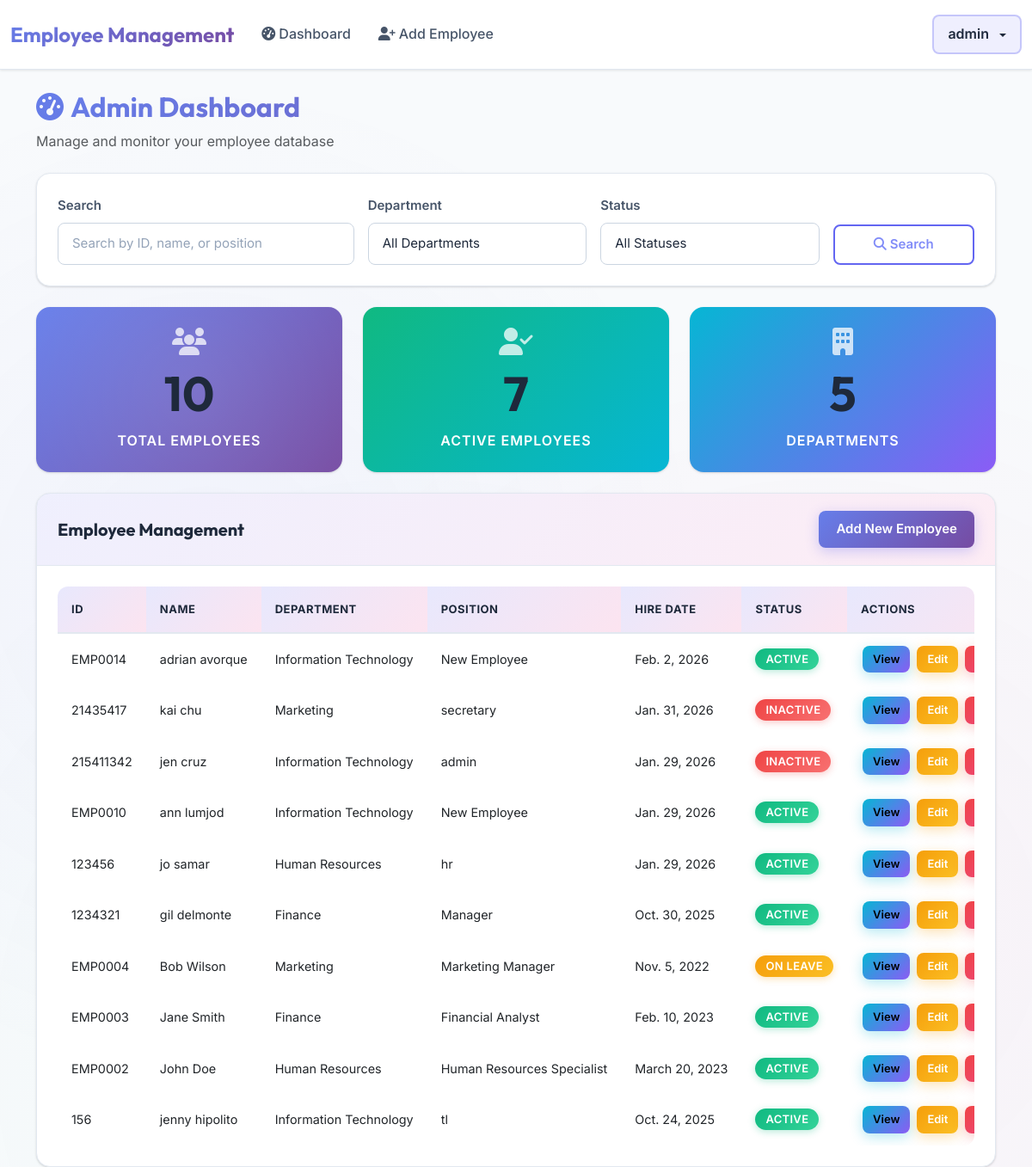
The app's page /employees/dashboard/ (signed in) with its own data.
### employees/models.py (models this page shows, shortened)
class User(AbstractUser):
    ROLE_CHOICES = (
        ('admin', 'Admin'),
        ('employee', 'Employee'),
    )
    role = models.CharField(max_length=10, choices=ROLE_CHOICES, default='employee')
    phone = models.CharField(max_length=15, blank=True)
    def is_admin(self):
        return self.role == 'admin' or self.is_superuser or self.is_staff
    def get_role_display(self):
        if self.is_superuser or self.is_staff or self.role == 'admin':
            return 'Admin'
        return dict(self.ROLE_CHOICES).get(self.role, 'Employee')

class Employee(models.Model):
    DEPARTMENT_CHOICES = (
        ('IT', 'Information Technology'),
        ('HR', 'Human Resources'),
        ('FIN', 'Finance'),
        ('MKT', 'Marketing'),
        ('OPS', 'Operations'),
    )
    STATUS_CHOICES = (
        ('active', 'Active'),
        ('inactive', 'Inactive'),
        ('on_leave', 'On Leave'),
    )
    user = models.OneToOneField(User, on_delete=models.CASCADE, related_name='employee_profile')
    employee_id = models.CharField(max_length=10, unique=True)
    department = models.CharField(max_length=3, choices=DEPARTMENT_CHOICES)
    position = models.CharField(max_length=100)
    hire_date = models.DateField()
    salary = models.DecimalField(max_digits=10, decimal_places=2)
    status = models.CharField(max_length=10, choices=STATUS_CHOICES, default='active')
    address = models.TextField(blank=True)
    created_at = models.DateTimeField(auto_now_add=True)
    updated_at = models.DateTimeField(auto_now=True)
    class Meta:
        ordering = ['-created_at']

### employees/views.py (the view, shortened to what this page needs)
# urls.py: path('dashboard/', views.dashboard, name='dashboard'),
@login_required
def dashboard(request):
    if is_admin(request.user):
        query = request.GET.get('q', '')
        department = request.GET.get('department', '')
        status = request.GET.get('status', '')
        employees = Employee.objects.select_related('user').all()
        if department:
            employees = employees.filter(department=department)
        if status:
            employees = employees.filter(status=status)
        context = {
            'total_employees': Employee.objects.count(),
            'active_employees': Employee.objects.filter(status='active').count(),
            'departments': Employee.DEPARTMENT_CHOICES,
            'employees': employees,
            'query': query,
            'department': department,
            'status': status,
            'statuses': Employee.STATUS_CHOICES,
        }
        return render(request, 'employees/pages/admin_dashboard.html', context)
    else:
        employee = Employee.objects.filter(user=request.user).first()
        return render(request, 'employees/pages/employee_dashboard.html', {'employee': employee})

### employees/views.py (called while the page is built)
def is_admin(user):
    return user.is_authenticated and (getattr(user, 'role', None) == 'admin' or getattr(user, 'is_superuser', False))

### employees/templates/employees/pages/admin_dashboard.html (shortened to what this page needs)
{% extends 'employees/templates/base.html' %}
{% block content %}
<div class="container mt-4 slide-up">
  <div class="mb-4">
    <h2 class="gradient-text mb-2"><i class="fas fa-tachometer-alt me-2"></i>Admin Dashboard</h2>
    <p class="text-muted">Manage and monitor your employee database</p>
  </div>
  <div class="card mb-4">
    <div class="card-body">
      <form method="get" class="row g-3">
        <div class="col-md-4">
          <label for="q" class="form-label">Search</label>
          <input type="text" class="form-control" id="q" name="q" value="{{ query }}"
            placeholder="Search by ID, name, or position">
        </div>
        <div class="col-md-3">
          <label for="department" class="form-label">Department</label>
          <select class="form-select" id="department" name="department">
            <option value="">All Departments</option>
          </select>
        </div>
        <div class="col-md-3">
          <label for="status" class="form-label">Status</label>
          <select class="form-select" id="status" name="status">
            <option value="">All Statuses</option>
          </select>
        </div>
        <div class="col-md-2 d-flex align-items-end">
          <button type="submit" class="btn btn-outline-primary w-100">
            <i class="fas fa-search me-1"></i>Search
          </button>
        </div>
      </form>
    </div>
  </div>
  <div class="row mb-4 fade-in">
    <div class="col-md-4 mb-3 mb-md-0">
      <div class="card stats-card-primary text-white">
        <div class="card-body text-center position-relative">
          <div class="mb-2">
            <i class="fas fa-users fa-2x opacity-75"></i>
          </div>
          <h2 class="display-4 fw-bold mb-2">{{ total_employees }}</h2>
          <p class="mb-0 text-uppercase fw-semibold" style="letter-spacing: 1px;">Total Employees</p>
        </div>
      </div>
    </div>
    <div class="col-md-4 mb-3 mb-md-0">
      <div class="card stats-card-success text-white">
        <div class="card-body text-center">
          <div class="mb-2">
            <i class="fas fa-user-check fa-2x opacity-75"></i>
          </div>
          <h2 class="display-4 fw-bold mb-2">{{ active_employees }}</h2>
          <p class="mb-0 text-uppercase fw-semibold" style="letter-spacing: 1px;">Active Employees</p>
        </div>
      </div>
    </div>
    <div class="col-md-4">
      <div class="card stats-card-info text-white">
        <div class="card-body text-center">
          <div class="mb-2">
            <i class="fas fa-building fa-2x opacity-75"></i>
          </div>
          <h2 class="display-4 fw-bold mb-2">{{ departments|length }}</h2>
          <p class="mb-0 text-uppercase fw-semibold" style="letter-spacing: 1px;">Departments</p>
        </div>
      </div>
    </div>
  </div>
  <div class="row">
    <div class="col-12">
      <div class="card">
        <div class="card-header d-flex justify-content-between align-items-center">
          <h5 class="mb-0">Employee Management</h5>
          <a href="{% url 'employee_create' %}" class="btn btn-primary">Add New Employee</a>
        </div>
        <div class="card-body">
          <div class="table-responsive">
            <table class="table table-hover">
              <thead>
                <tr>
                  <th>ID</th>
                  <th>Name</th>
                  <th>Department</th>
                  <th>Position</th>
                  <th>Hire Date</th>
                  <th>Status</th>
                  <th>Actions</th>
                </tr>
              </thead>
              <tbody>
                {% for employee in employees %}
                <tr>
                  <td>{{ employee.employee_id }}</td>
                  <td>{{ employee.user.get_full_name|default:employee.user.username }}</td>
                  <td>{{ employee.get_department_display }}</td>
                  <td>{{ employee.position }}</td>
                  <td>{{ employee.hire_date }}</td>
                  <td>
                    {% if employee.status == 'active' %}
                    <span class="badge bg-success">Active</span>
                    {% elif employee.status == 'inactive' %}
                    <span class="badge bg-danger">Inactive</span>
                    {% else %}
                    <span class="badge bg-warning">On Leave</span>
                    {% endif %}
                  </td>
                  <td>
                    <a href="{% url 'employee_detail' employee.pk %}" class="btn btn-sm btn-info">View</a>
                    <a href="{% url 'employee_update' employee.pk %}" class="btn btn-sm btn-warning">Edit</a>
                    <a href="{% url 'employee_delete' employee.pk %}" class="btn btn-sm btn-danger"
                      onclick="return confirm('Are you sure you want to delete this employee? This action cannot be undone.');">Delete</a>
                  </td>
                </tr>
                {% empty %}
                <tr>
                  <td colspan="7" class="text-center">No employees found.</td>
                </tr>
                {% endfor %}
              </tbody>
            </table>
          </div>
        </div>
      </div>
    </div>
  </div>
</div>
{% endblock %}

### employees/templates/employees/templates/base.html (shortened to what this page needs)
<!DOCTYPE html>
<html lang="en">
  <head>
    <link
      href="https://cdn.jsdelivr.net/npm/bootstrap@5.3.0/dist/css/bootstrap.min.css"
      rel="stylesheet"
    />
    <link
      rel="stylesheet"
      href="https://cdnjs.cloudflare.com/ajax/libs/font-awesome/6.4.0/css/all.min.css"
    />
    {% load static %}
    <link rel="stylesheet" href="{% static 'employees/css/styles.css' %}" />
  </head>
  <body>
    {% if user.is_authenticated %}
      {% include 'employees/organisms/navbar.html' %}
    {% endif %}
    <div class="content-wrapper">{% block content %}{% endblock %}</div>
  </body>
</html>

### employees/templates/employees/organisms/navbar.html (shortened to what this page needs)
<nav class="navbar navbar-expand-lg navbar-dark bg-dark mb-4">
  <div class="container-fluid">
    <a class="navbar-brand" href="{% url 'dashboard' %}">Employee Management</a>
    <div class="collapse navbar-collapse" id="navbarNav">
      <ul class="navbar-nav me-auto">
        {% if user.is_admin or user.is_superuser %}
        <li class="nav-item">
          <a class="nav-link" href="{% url 'dashboard' %}">
            <i class="fas fa-tachometer-alt me-1"></i>Dashboard
          </a>
        </li>
        <li class="nav-item">
          <a class="nav-link" href="{% url 'employee_create' %}">
            <i class="fas fa-user-plus me-1"></i>Add Employee
          </a>
        </li>
        {% else %}
        <li class="nav-item">
          <a class="nav-link" href="{% url 'dashboard' %}">
            <i class="fas fa-user me-1"></i>My Profile
          </a>
        </li>
        {% endif %}
      </ul>
      <ul class="navbar-nav">
        <li class="nav-item dropdown">
          <a
            class="nav-link dropdown-toggle"
            href="#"
            role="button"
            data-bs-toggle="dropdown"
          >
            {{ user.get_full_name|default:user.username }}
          </a>
        </li>
      </ul>
    </div>
  </div>
</nav>

### records on screen
User: get_full_name "admin"
Employee: employee_id "EMP0014", user.get_full_name "adrian avorque", department "Information Technology", position "New Employee", hire_date "Feb. 2, 2026", status "ACTIVE"
Employee: employee_id "21435417", user.get_full_name "kai chu", department "Marketing", position "secretary", hire_date "Jan. 31, 2026", status "INACTIVE"
Employee: employee_id "215411342", user.get_full_name "jen cruz", department "Information Technology", position "admin", hire_date "Jan. 29, 2026", status "INACTIVE"
Employee: employee_id "EMP0010", user.get_full_name "ann lumjod", department "Information Technology", position "New Employee", hire_date "Jan. 29, 2026", status "ACTIVE"
Employee: employee_id "123456", user.get_full_name "jo samar", department "Human Resources", position "hr", hire_date "Jan. 29, 2026", status "ACTIVE"
Employee: employee_id "1234321", user.get_full_name "gil delmonte", department "Finance", position "Manager", hire_date "Oct. 30, 2025", status "ACTIVE"
Employee: employee_id "EMP0004", user.get_full_name "Bob Wilson", department "Marketing", position "Marketing Manager", hire_date "Nov. 5, 2022", status "ON LEAVE"
Employee: employee_id "EMP0003", user.get_full_name "Jane Smith", department "Finance", position "Financial Analyst", hire_date "Feb. 10, 2023", status "ACTIVE"
Employee: employee_id "EMP0002", user.get_full_name "John Doe", department "Human Resources", position "Human Resources Specialist", hire_date "March 20, 2023", status "ACTIVE"
Employee: employee_id "156", user.get_full_name "jenny hipolito", department "Information Technology", position "tl", hire_date "Oct. 24, 2025", status "ACTIVE"

### other values on screen
{{ total_employees }} "10"
{{ active_employees }} "7"
{{ departments|length }} "5"
